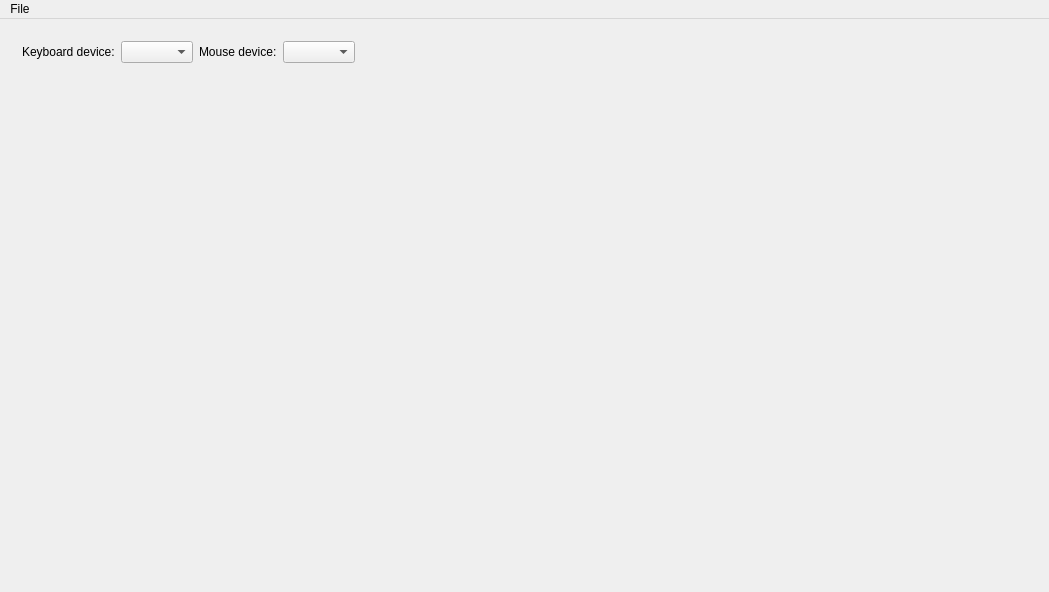
<?xml version="1.0" encoding="UTF-8"?>
<ui version="4.0">
 <class>MainWindow</class>
 <widget class="QMainWindow" name="MainWindow">
  <property name="geometry">
   <rect>
    <x>0</x>
    <y>0</y>
    <width>1049</width>
    <height>592</height>
   </rect>
  </property>
  <property name="windowTitle">
   <string>MainWindow</string>
  </property>
  <widget class="QWidget" name="centralWidget">
   <layout class="QVBoxLayout" name="verticalLayout_2">
    <item>
     <widget class="QWidget" name="widget" native="true">
      <layout class="QHBoxLayout" name="horizontalLayout">
       <item>
        <widget class="QLabel" name="label">
         <property name="text">
          <string>Keyboard device:</string>
         </property>
        </widget>
       </item>
       <item>
        <widget class="QComboBox" name="comboKeyboard"/>
       </item>
       <item>
        <widget class="QLabel" name="label_2">
         <property name="text">
          <string>Mouse device:</string>
         </property>
        </widget>
       </item>
       <item>
        <widget class="QComboBox" name="comboMouse"/>
       </item>
       <item>
        <spacer name="horizontalSpacer">
         <property name="orientation">
          <enum>Qt::Horizontal</enum>
         </property>
         <property name="sizeHint" stdset="0">
          <size>
           <width>40</width>
           <height>20</height>
          </size>
         </property>
        </spacer>
       </item>
      </layout>
     </widget>
    </item>
    <item>
     <layout class="QHBoxLayout" name="horizontalLayout_3"/>
    </item>
    <item>
     <widget class="QTabWidget" name="tabWidget">
      <property name="tabShape">
       <enum>QTabWidget::Triangular</enum>
      </property>
      <property name="currentIndex">
       <number>-1</number>
      </property>
      <property name="elideMode">
       <enum>Qt::ElideNone</enum>
      </property>
      <property name="documentMode">
       <bool>true</bool>
      </property>
      <property name="tabsClosable">
       <bool>true</bool>
      </property>
      <property name="movable">
       <bool>true</bool>
      </property>
     </widget>
    </item>
   </layout>
  </widget>
  <widget class="QMenuBar" name="menuBar">
   <property name="geometry">
    <rect>
     <x>0</x>
     <y>0</y>
     <width>1049</width>
     <height>26</height>
    </rect>
   </property>
   <widget class="QMenu" name="menuFile">
    <property name="title">
     <string>File</string>
    </property>
    <addaction name="actionStartLogging"/>
    <addaction name="actionRepeat"/>
    <addaction name="actionOpen"/>
    <addaction name="actionSave"/>
    <addaction name="actionTrackMouse"/>
   </widget>
   <addaction name="menuFile"/>
  </widget>
  <action name="actionOpen">
   <property name="text">
    <string>Open</string>
   </property>
  </action>
  <action name="actionRepeat">
   <property name="text">
    <string>Repeat</string>
   </property>
  </action>
  <action name="actionSave">
   <property name="text">
    <string>Save</string>
   </property>
  </action>
  <action name="actionStartLogging">
   <property name="text">
    <string>StartLogging</string>
   </property>
  </action>
  <action name="actionTrackMouse">
   <property name="checkable">
    <bool>true</bool>
   </property>
   <property name="text">
    <string>TrackMouse</string>
   </property>
  </action>
 </widget>
 <layoutdefault spacing="6" margin="11"/>
 <resources/>
 <connections/>
</ui>
